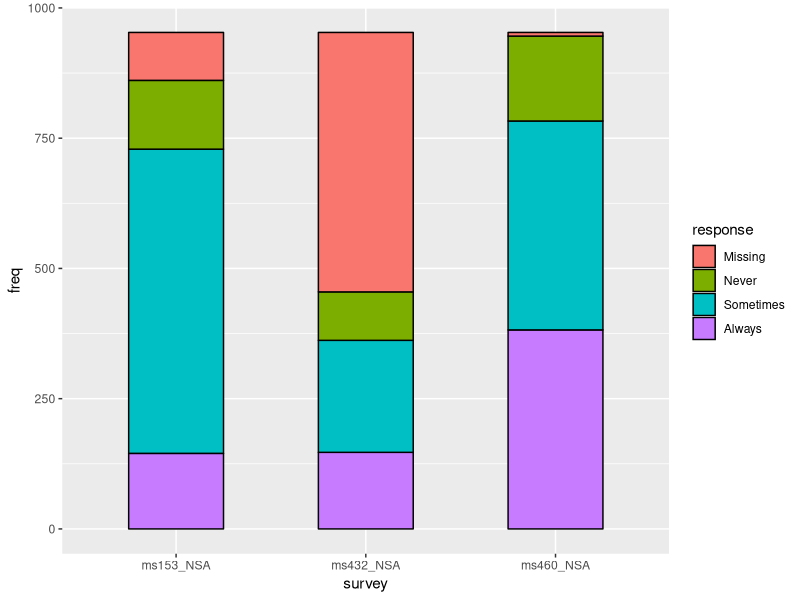
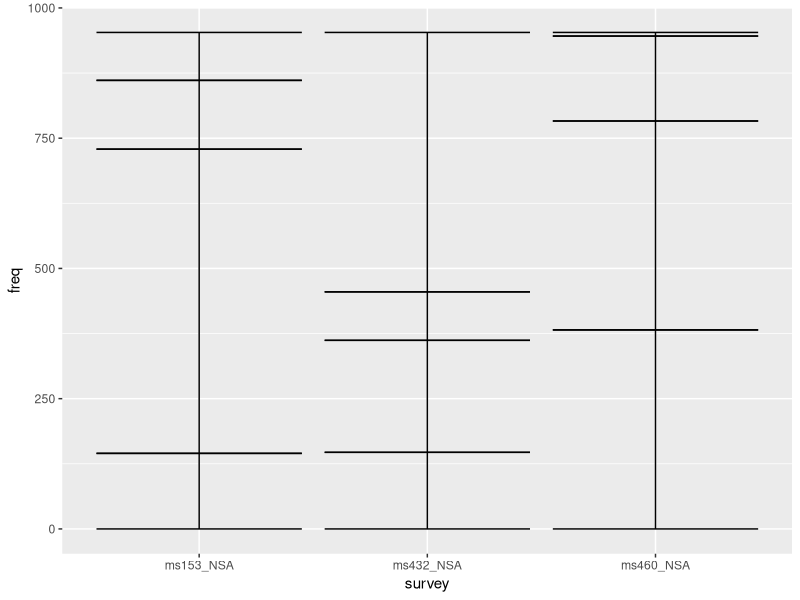
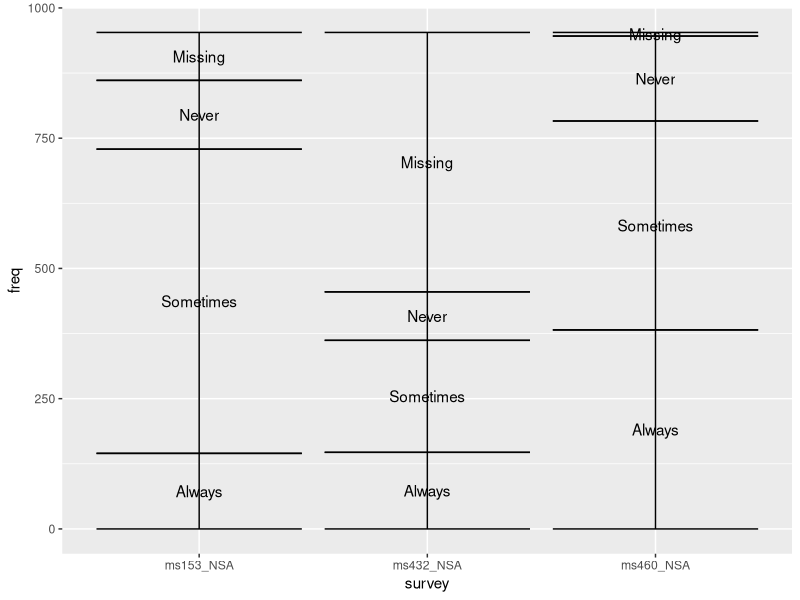
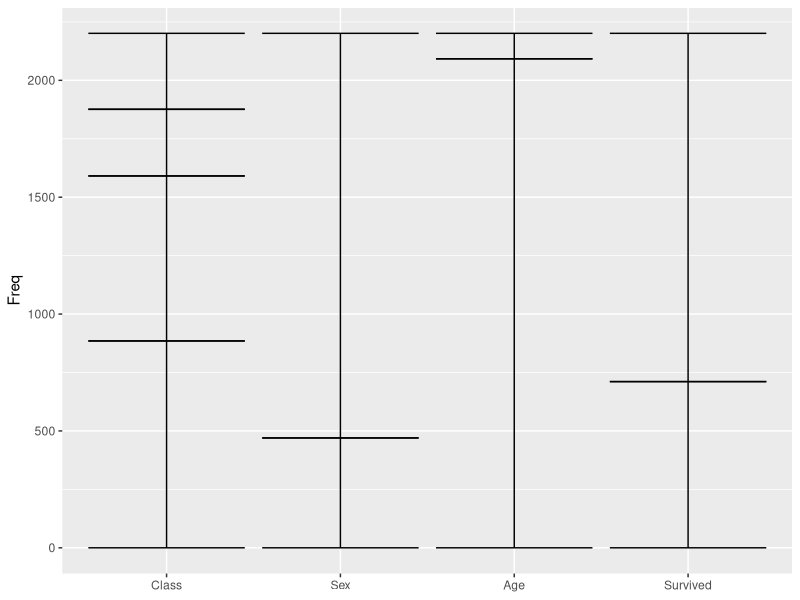
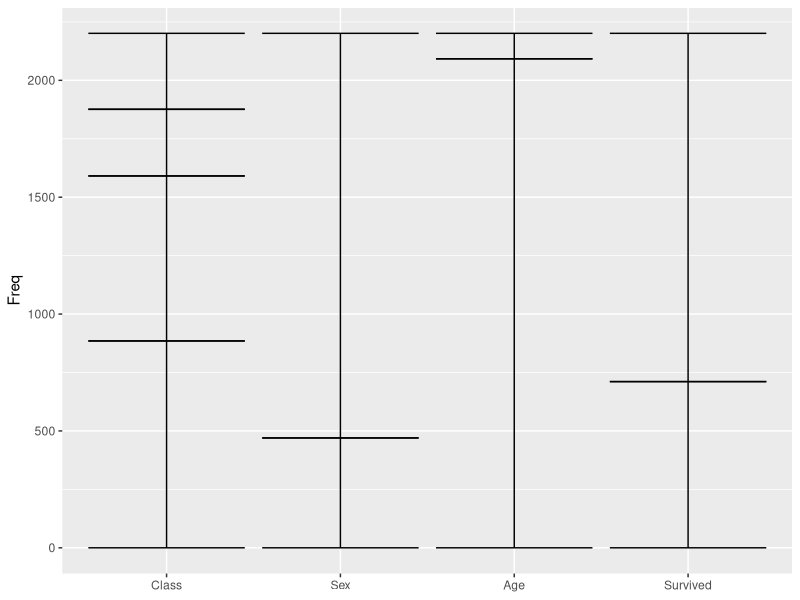

Here is the R script that generated these plots, in order:
library(ggalluvial)


### Name: stat_stratum
### Title: Stratum positions
### Aliases: stat_stratum

### ** Examples

# only `stratum` assignment is necessary to generate strata
data(vaccinations)
ggplot(vaccinations,
       aes(y = freq,
           x = survey, stratum = response,
           fill = response)) +
  stat_stratum(width = .5)

# lode data: positioning with weight labels
ggplot(vaccinations,
       aes(y = freq,
           x = survey, stratum = response, alluvium = subject,
           label = freq)) +
  stat_stratum(geom = "errorbar") +
  geom_text(stat = "stratum")
# lode data: positioning with stratum labels
ggplot(vaccinations,
       aes(y = freq,
           x = survey, stratum = response, alluvium = subject,
           label = response)) +
  stat_stratum(geom = "errorbar") +
  geom_text(stat = "stratum")

# alluvium data: positioning with weight labels
ggplot(as.data.frame(Titanic),
       aes(y = Freq,
           axis1 = Class, axis2 = Sex, axis3 = Age, axis4 = Survived,
           label = Freq)) +
  geom_text(stat = "stratum") +
  stat_stratum(geom = "errorbar") +
  scale_x_discrete(limits = c("Class", "Sex", "Age", "Survived"))
# alluvium data: positioning with stratum labels
ggplot(as.data.frame(Titanic),
       aes(y = Freq,
           axis1 = Class, axis2 = Sex, axis3 = Age, axis4 = Survived)) +
  geom_text(stat = "stratum", label.strata = TRUE) +
  stat_stratum(geom = "errorbar") +
  scale_x_discrete(limits = c("Class", "Sex", "Age", "Survived"))
